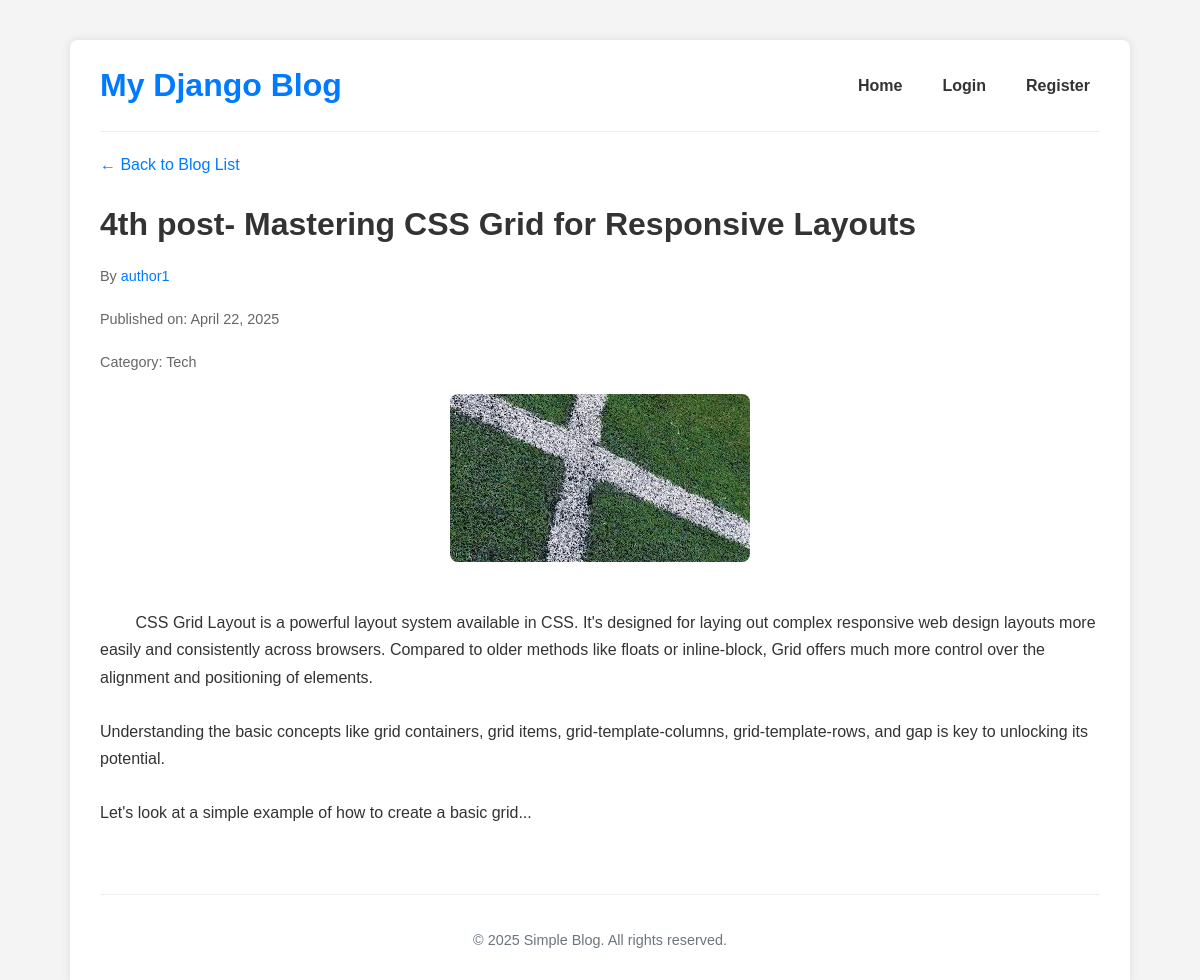
The app's page /post/4/ with its own data.
### blog/models.py (models this page shows, shortened)
class Post(models.Model):
    title = models.CharField(max_length=200)
    content = models.TextField()
    pub_date = models.DateTimeField(default=timezone.now)
    category = models.ForeignKey(Category, on_delete=models.SET_NULL, null=True, blank=True)
    image = models.ImageField(upload_to='blog_images/', blank=True, null=True)
    author = models.ForeignKey(User, on_delete=models.CASCADE, related_name='blog_posts', null=True)
    class Meta:
        ordering = ['-pub_date']
    @property
    def image_url(self):
        if self.image and hasattr(self.image, 'url'):
            return self.image.url
        return None # Or a default image URL

class Category(models.Model):
    name = models.CharField(max_length=100, unique=True)
    class Meta:
        verbose_name_plural = "Categories"

### blog/views.py (the view)
# urls.py: path('post/<int:post_id>/', views.post_detail, name='post_detail'),
def post_detail(request, post_id):
    post = get_object_or_404(Post, pk=post_id)
    context = {
        'post': post
    }
    return render(request, 'blog/post_detail.html', context)

### templates/blog/post_detail.html (shortened to what this page needs)
{% extends 'blog/base.html' %}
{% block content %}
<div class="post-detail">
    <nav>
        <p><a href="{% url 'post_list' %}">← Back to Blog List</a></p>
    </nav>
    <h1>{{ post.title }}</h1>
    {% if post.author %}
        <p class="post-meta">By <a href="{% url 'author_profile' post.author.username %}">{{ post.author.username }}</a></p>
    {% endif %}
    <p class="post-meta">Published on: {{ post.pub_date|date:"F j, Y" }}</p>
    {% if post.category %}
        <p class="post-meta">Category: {{ post.category.name }}</p>
    {% endif %}
    {% if post.image %}
        <img src="{{ post.image_url }}" alt="{{ post.title }}" class="post-image">
    {% endif %}
    <div class="post-content">
        {{ post.content|linebreaksbr }}
    </div>
</div>
{% endblock %}

### static/css/style.css (style rules this page uses)
body { font-family: 'Arial', sans-serif; line-height: 1.6; margin: 0; padding: 20px; background-color: #f4f4f4; color: #333; }
h1, h2, h3 { color: #333; margin-bottom: 10px; }
h1 { color: #007bff; }
a { color: #007bff; text-decoration: none; }
.post-detail h1 { text-align: left; color: #333; margin-bottom: 5px; }
.post-detail .post-meta { font-size: 0.9em; color: #666; margin-bottom: 20px; display: block; }
.post-detail .post-image { max-width: 100%; height: auto; margin-bottom: 20px; border-radius: 8px; display: block; margin-left: auto; margin-right: auto; }
.post-detail .post-content { margin-top: 20px; line-height: 1.7; white-space: pre-wrap; word-wrap: break-word; }

### records on screen
Post: title "4th post- Mastering CSS Grid for Responsive Layouts", author.username "author1", pub_date "April 22, 2025", category.name "Tech", image_url (picture), content "CSS Grid Layout is a powerful layout system available in CSS. It's designed for laying out complex responsive web design layouts more easily and consistently across browsers. Compared to older methods like floats or inline-block, Grid offers much more control over the alignment and positioning of elements. Understanding the basic concepts like grid containers, grid items, grid-template-columns, grid-template-rows, and gap is key to unlocking its potential. Let's look at a simple example of how to create a basic grid..."
